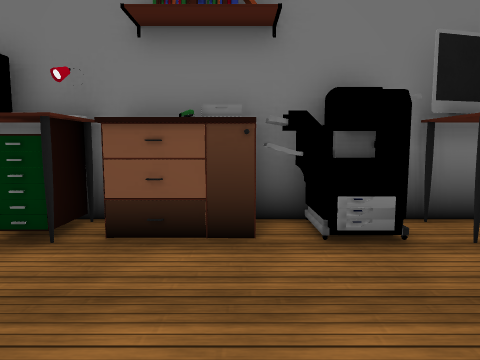
View 1 (above)

22 first-person views from a walk through a 3-D level made in the Unity game engine. The camera is 1.3 m above the floor, tilts 6° down and sees 70° across. The floor is counted in squares, 0.9 m on a side. Each view is taken from the middle of a square. On the plan, view 1 faces up. The plan holds only what a view shows up to about 15 squares ahead; the rest is blank. The player character is not drawn. Door leaves are left out, so doorways stand open. Some surface patterns are stand-ins.

View 2
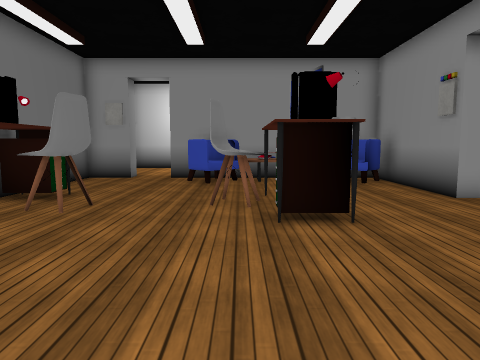

View 3
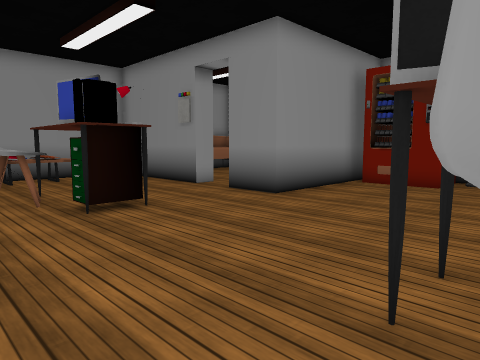

View 4
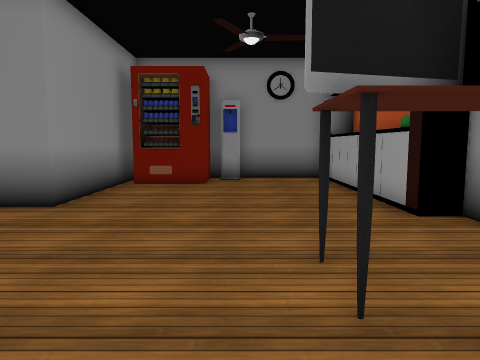

View 5
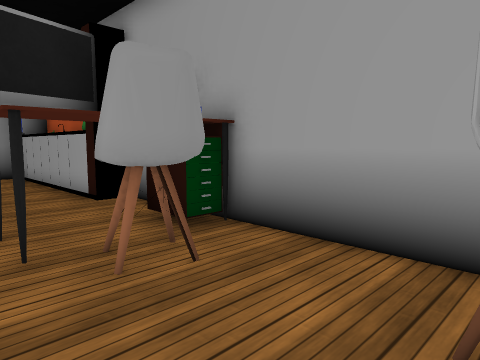

View 6
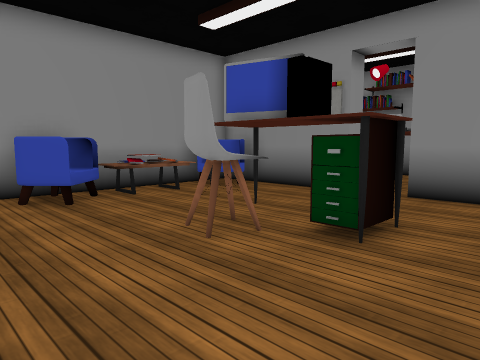

View 7
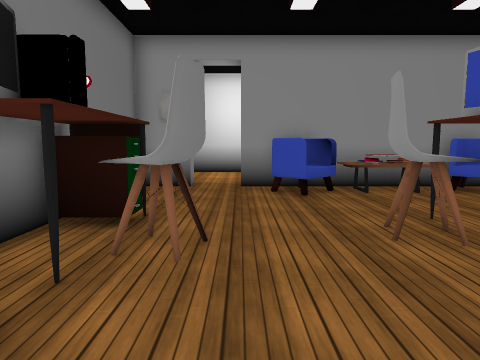

View 8
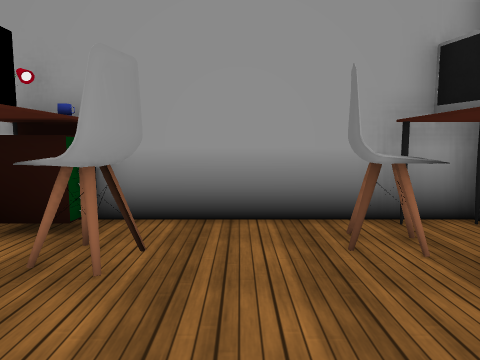

View 9
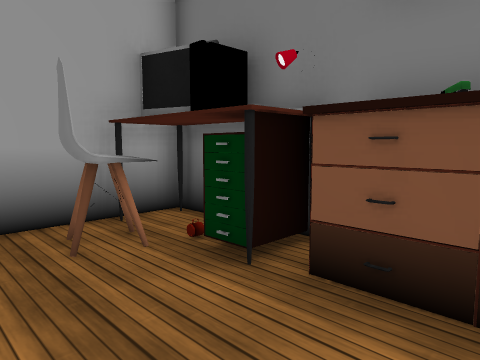

View 10
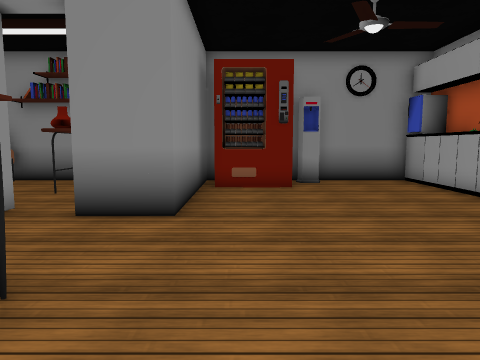

View 11
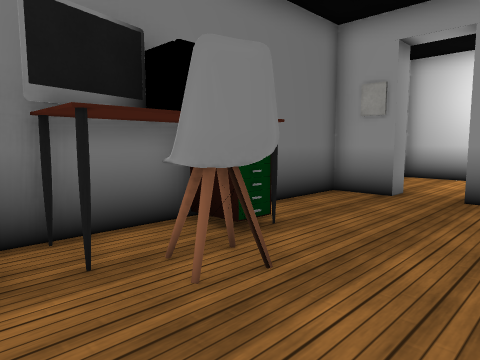

View 12
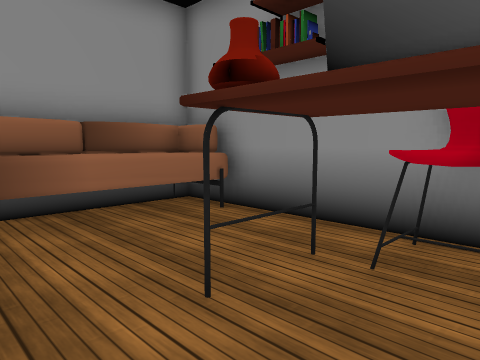

View 13
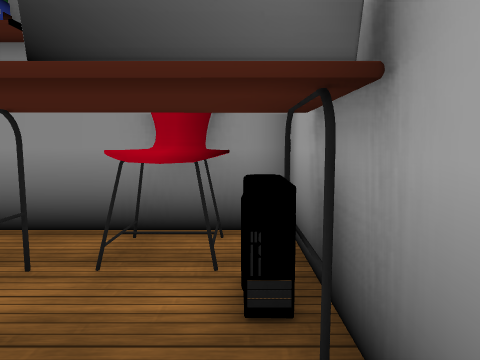

View 14
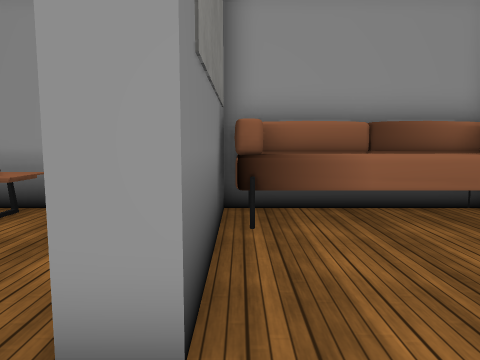

View 15
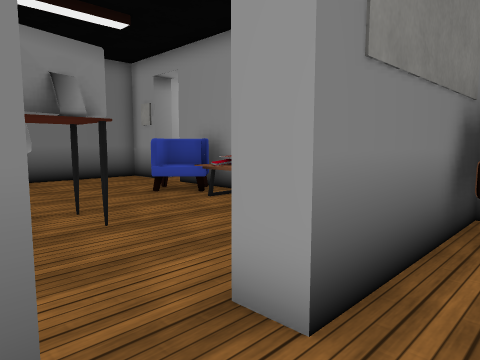

View 16
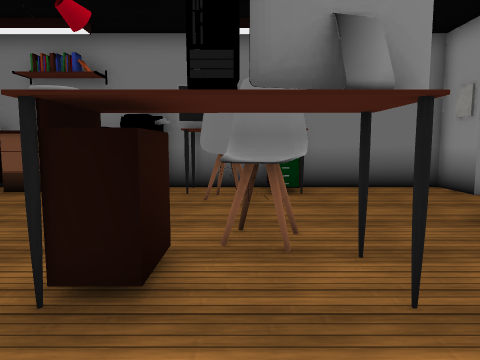

View 17
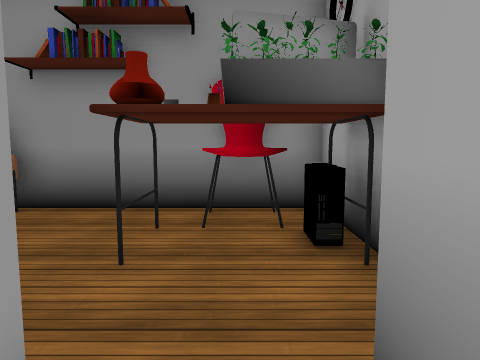

View 18
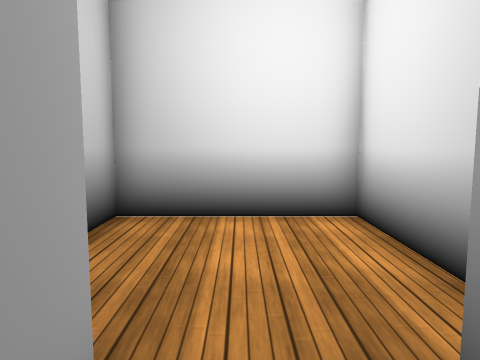

View 19
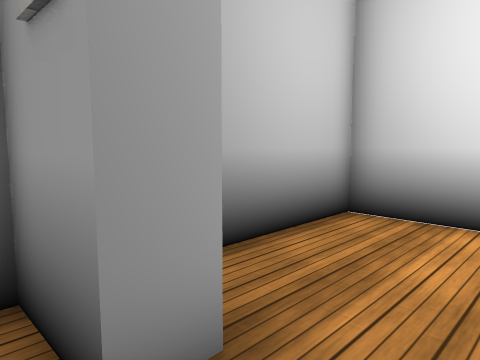

View 20
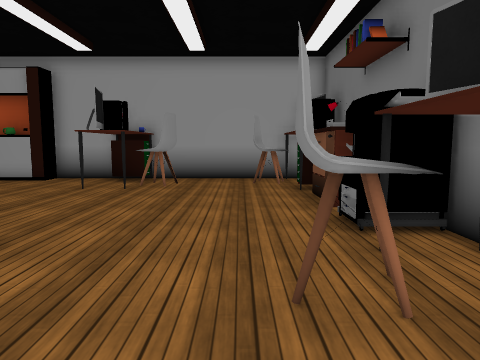

View 21
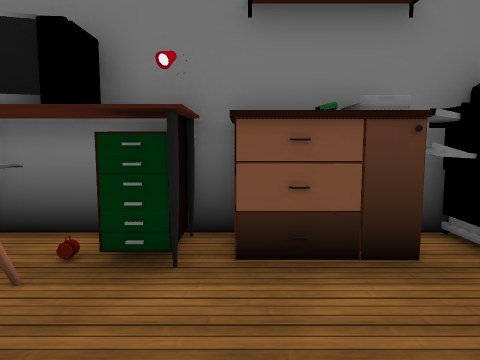

View 22
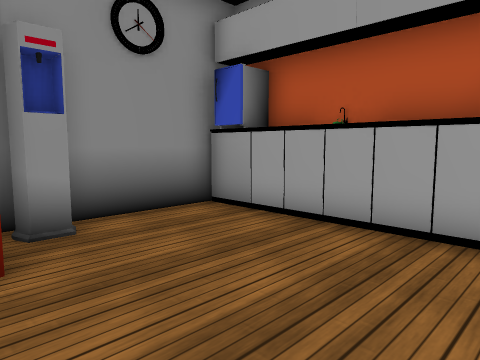

### Floor plan
Points are (right, up) in squares from view 1. A wall is a line through its corners. A room is listed if a view was taken in it or the views show most of it. See-through windows are left out.
Room 1 (views 1, 2, 3, 4, 5, 6, 7, 8, 9, 10, 11, 16, 17, 18, 19, 20, 21, 22)
walls: (6.1, -5.8) (11.7, -5.8) (11.7, 3); (-2, 6.5) (-6.5, 6.5) (-6.5, -0.9); (-6.5, -2.1) (-6.5, -4.9); (2.3, -12.5) (2.3, -5.8) (3.5, -5.8); (11.7, 5.4) (11.7, 6.5) (0.2, 6.5); (-6, -12.7) (-0.6, -12.7)
ways out: open door at (5.5, -6) to room 2; open door at (12, 3.5) to room 3
objects: other object (-6, -12); other object (-6, -11) to (-6, -10); other object (-6, -9); other object (-6, -8) to (-6, -7); other object (-6, -6); desk (-6, -2) to (-5, -1); desk (-6, 5); computer (-6, 6) to (-5, 6); chair (-5, -1) to (-4, 0); chair (-5, 4) to (-4, 5); computer (-4, -2) to (-3, -2); desk (-4, 5) to (-3, 6); desk (-3, -1); other object (-2, -12); other object (-2, 5) to (-2, 6); other object (-1, 5) to (0, 5); other object (-1, 6); printer (0, 5) to (2, 6); other object (1, -12) to (1, -11); desk (3, -2) to (6, -1); other object (4, -6); chair (4, 4) to (5, 5); computer (4, 6); chair (5, -1) to (6, 0); desk (5, 5) to (7, 6); computer (6, -2); chair (10, -5) to (11, -4); table (10, -3) to (11, -3); other object (10, -2) to (11, -1); chair (10, 0) to (11, 2); other object (12, 5)
Room 2 (views 12, 13, 14, 15)
walls: (9.5, -6.6) (6.1, -6.6) (6.1, -5.8); (3.2, -8.1) (3.2, -12.7) (11.7, -12.7) (11.7, -6.6)
ways out: open door at (5.5, -6) to room 1
objects: chair (4, -12) to (6, -11); computer (4, -10); desk (4, -10) to (6, -9); sofa (10, -12) to (11, -7)
Room 3 (no view inside)
walls: (14.4, 1.6) (17.8, 1.6) (17.8, 6.5) (14.1, 6.5)
ways out: open door at (12, 3.5) to room 1

Where each view was taken, in squares from view 1:
view 1: 0 up, 0 right, facing up
view 2: 0 up, 3 left, facing right
view 3: 2 up, 4 left, facing down-right
view 4: 2 up, 2 left, facing down
view 5: 4 up, 2 left, facing down-left
view 6: 4 up, 1 right, facing down-right
view 7: 3 up, 0 right, facing right
view 8: 2 up, 0 right, facing left
view 9: 2 up, 0 right, facing up-left
view 10: 1 up, 1 right, facing down
view 11: 1 up, 2 right, facing up-right
view 12: 7 down, 4 right, facing down-right
view 13: 7 down, 4 right, facing down
view 14: 7 down, 4 right, facing right
view 15: 8 down, 4 right, facing up-right
view 16: 5 down, 5 right, facing up
view 17: 5 down, 5 right, facing down
view 18: 4 up, 11 right, facing right
view 19: 3 up, 11 right, facing up-right
view 20: 3 up, 8 right, facing left
view 21: 1 up, 2 left, facing up
view 22: 6 down, 0 right, facing down-left
